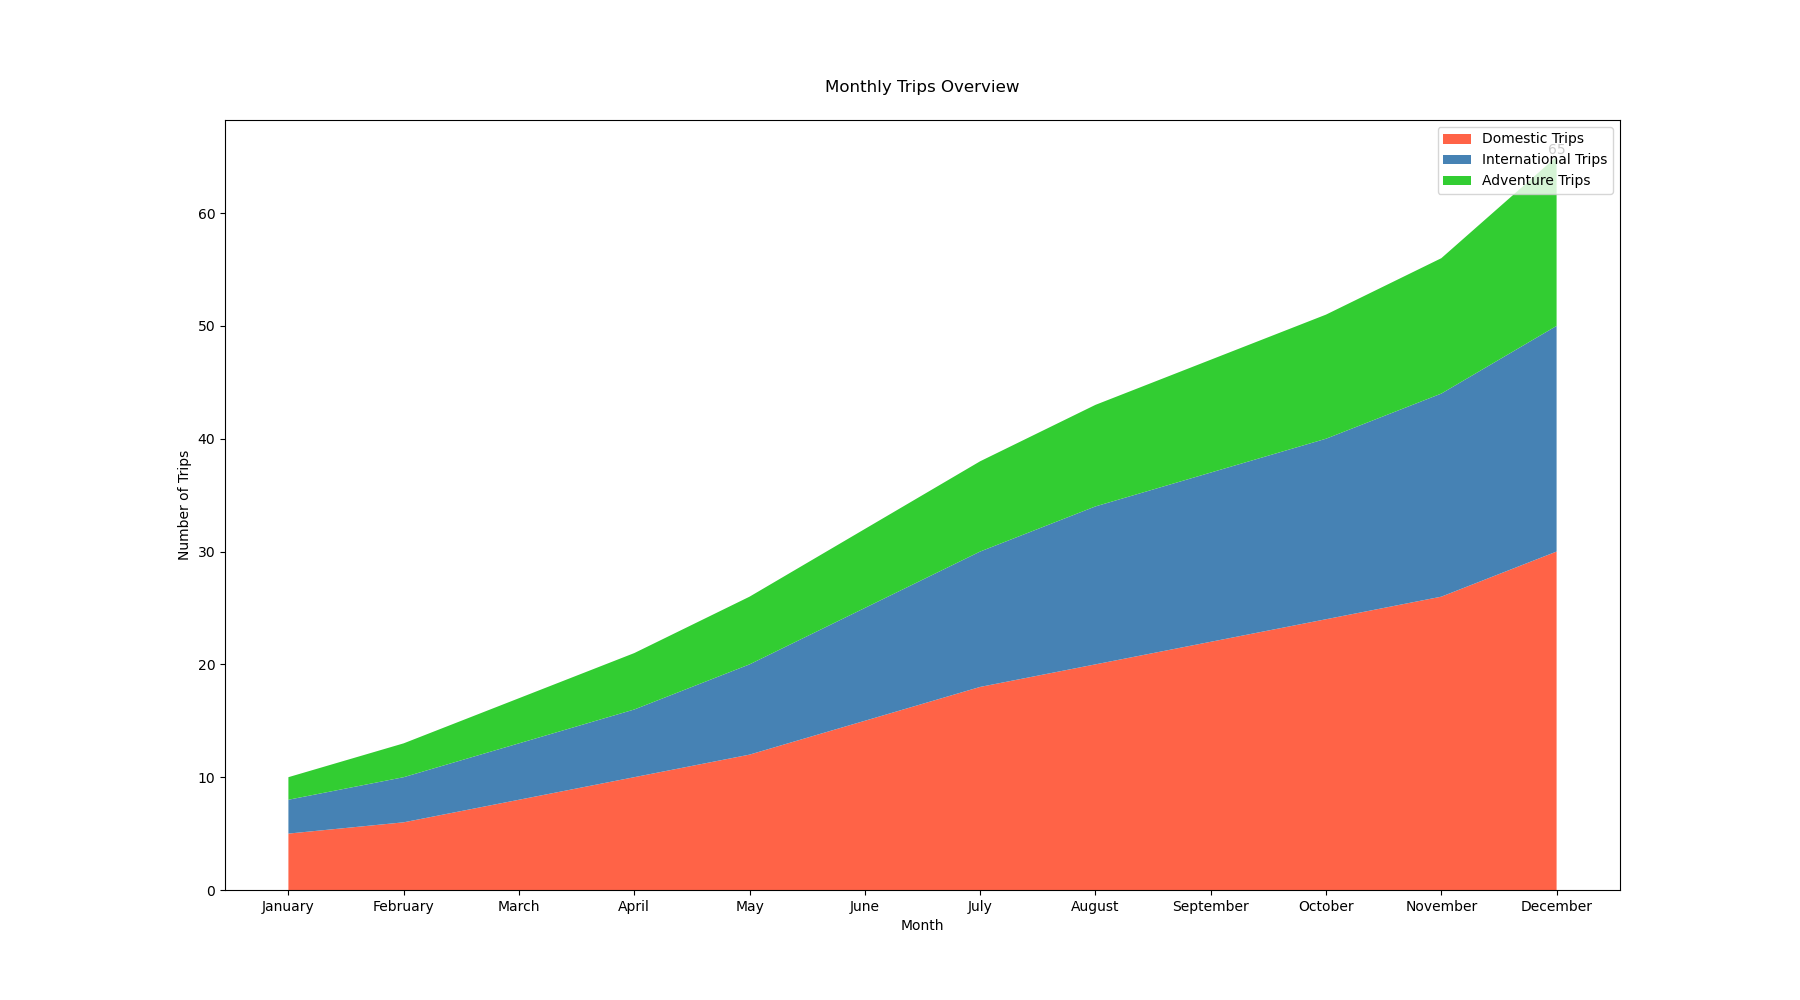

The script that drew this image:

import matplotlib.pyplot as plt
import pandas as pd

data = {
    'Month': ['January', 'February', 'March', 'April', 'May', 'June',
              'July', 'August', 'September', 'October', 'November', 'December'],
    'Domestic Trips': [5, 6, 8, 10, 12, 15, 18, 20, 22, 24, 26, 30],
    'International Trips': [3, 4, 5, 6, 8, 10, 12, 14, 15, 16, 18, 20],
    'Adventure Trips': [2, 3, 4, 5, 6, 7, 8, 9, 10, 11, 12, 15]
}

df = pd.DataFrame(data)

plt.figure(figsize=(18, 10))

plt.stackplot(df['Month'],
              df['Domestic Trips'], df['International Trips'], df['Adventure Trips'],
              labels=['Domestic Trips', 'International Trips', 'Adventure Trips'],
              colors=['#FF6347', '#4682B4', '#32CD32'])

plt.title('Monthly Trips Overview', pad=20)
plt.xlabel('Month')
plt.ylabel('Number of Trips')

plt.legend(loc='upper right')

for i, (mon, domestic, international, adventure) in enumerate(zip(df['Month'], df['Domestic Trips'], df['International Trips'], df['Adventure Trips'])):
    if mon == 'December':
        plt.text(i, domestic+international+adventure, f'{domestic+international+adventure}', ha='center', va='bottom')

plt.show()
